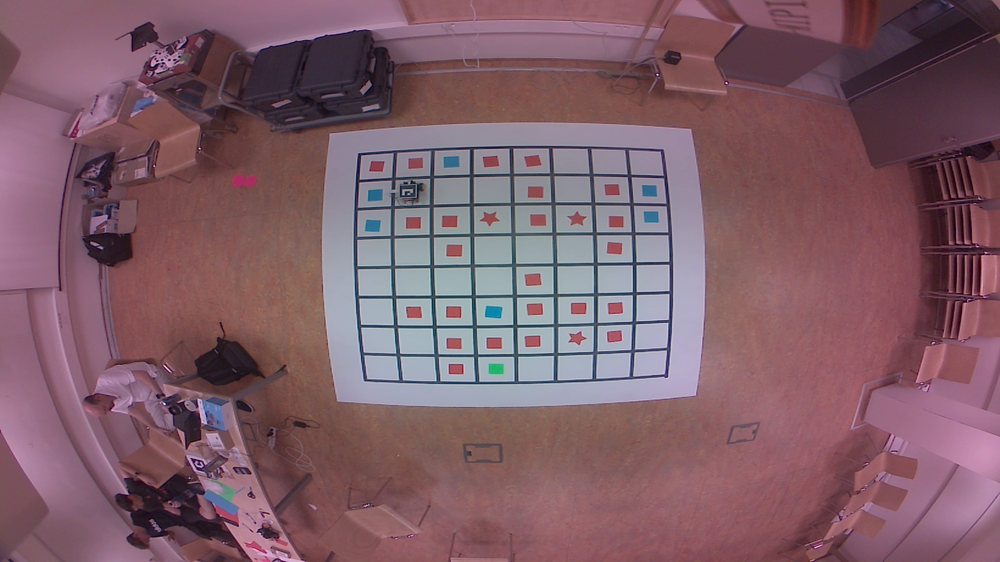
#> input picture assets/image (1).png, 1000 x 562 px, shrunk from 1920 x 1080 before the run; its folder holds only this picture in this run
$ python -i detect_playground.py   (imports and definitions only)
#> lines starting #> are read from the running program, lines starting #| are printed output that depends on the picture; after the words box and inside, x2 and y2 are one past the last pixel; in counts of white or black regions, pixels touching at a corner belong together

import cv2 as cv
import numpy as np
from matplotlib import pyplot as plt
import matplotlib
# [1 line not run here, left out]
import numpy as np
import load_frame
from log import log_true, log_false, log_warn

import math
from collections import defaultdict


def segment_by_angle_kmeans(lines, k=2, **kwargs):
    """Groups lines based on angle with k-means.

    Uses k-means on the coordinates of the angle on the unit circle
    to segment `k` angles inside `lines`.
    """

    # Define criteria = (type, max_iter, epsilon)
    default_criteria_type = cv.TERM_CRITERIA_EPS + cv.TERM_CRITERIA_MAX_ITER
    criteria = kwargs.get('criteria', (default_criteria_type, 10, 1.0))
    flags = kwargs.get('flags', cv.KMEANS_RANDOM_CENTERS)
    attempts = kwargs.get('attempts', 10)

    # returns angles in [0, pi] in radians
    angles = np.array([line[0][1] for line in lines])
    # multiply the angles by two and find coordinates of that angle
    pts = np.array([[np.cos(2*angle), np.sin(2*angle)]
                    for angle in angles], dtype=np.float32)

    # run kmeans on the coords
    labels, centers = cv.kmeans(pts, k, None, criteria, attempts, flags)[1:]
    labels = labels.reshape(-1)  # transpose to row vec

    # segment lines based on their kmeans label
    segmented = defaultdict(list)
    for i, line in enumerate(lines):
        segmented[labels[i]].append(line)
    segmented = list(segmented.values())
    return segmented

def intersection(line1, line2):
    """Finds the intersection of two lines given in Hesse normal form.

    Returns closest integer pixel locations.
    See https://stackoverflow.com/a/383527/5087436
    """
    rho1, theta1 = line1[0]
    rho2, theta2 = line2[0]
    A = np.array([
        [np.cos(theta1), np.sin(theta1)],
        [np.cos(theta2), np.sin(theta2)]
    ])
    b = np.array([[rho1], [rho2]])
    x0, y0 = np.linalg.solve(A, b)
    x0, y0 = int(np.round(x0)), int(np.round(y0))
    return [[x0, y0]]


def segmented_intersections(lines):
    """Finds the intersections between groups of lines."""

    intersections = []
    for i, group in enumerate(lines[:-1]):
        for next_group in lines[i+1:]:
            for line1 in group:
                for line2 in next_group:
                    intersections.append(intersection(line1, line2))

    return intersections


# [41 lines left out: function main, not called in this run]

#much better version using intersections and HoughLines, TODO: output type still not same as main()
def main2(image, verbose = False):
#> called with verbose = False
    image = cv.cvtColor(image, cv.COLOR_RGB2BGR)
#> image is the input picture: shape (562, 1000, 3); mean B, G, R 104.2, 93.9, 127.1
    gray = cv.cvtColor(image, cv.COLOR_BGR2GRAY)
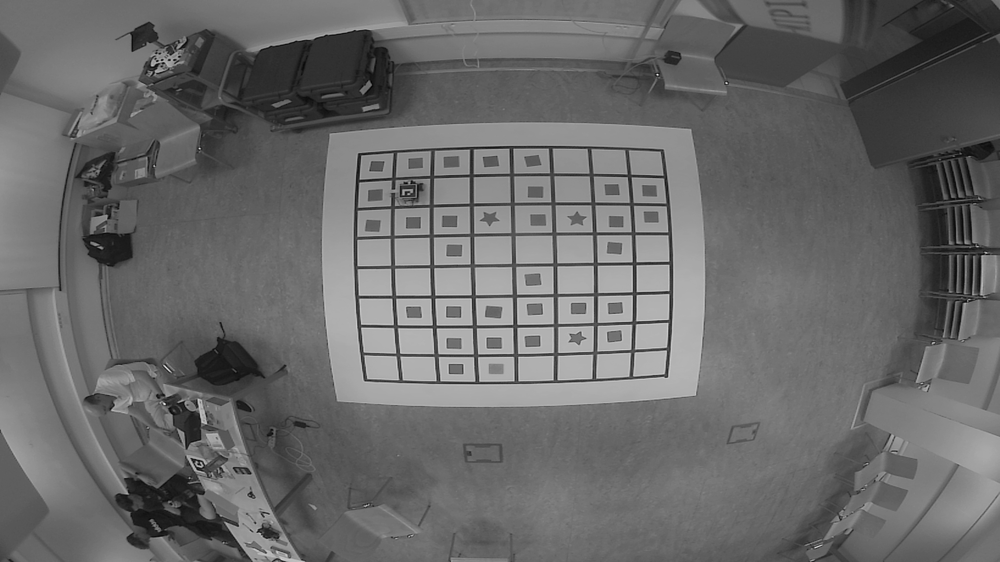
#> gray: shape (562, 1000); min 4, max 242, mean 105
    gray = cv.GaussianBlur(gray,(7,7),0)

    thresh = cv.adaptiveThreshold(gray,255,cv.ADAPTIVE_THRESH_GAUSSIAN_C, cv.THRESH_BINARY,11,2)
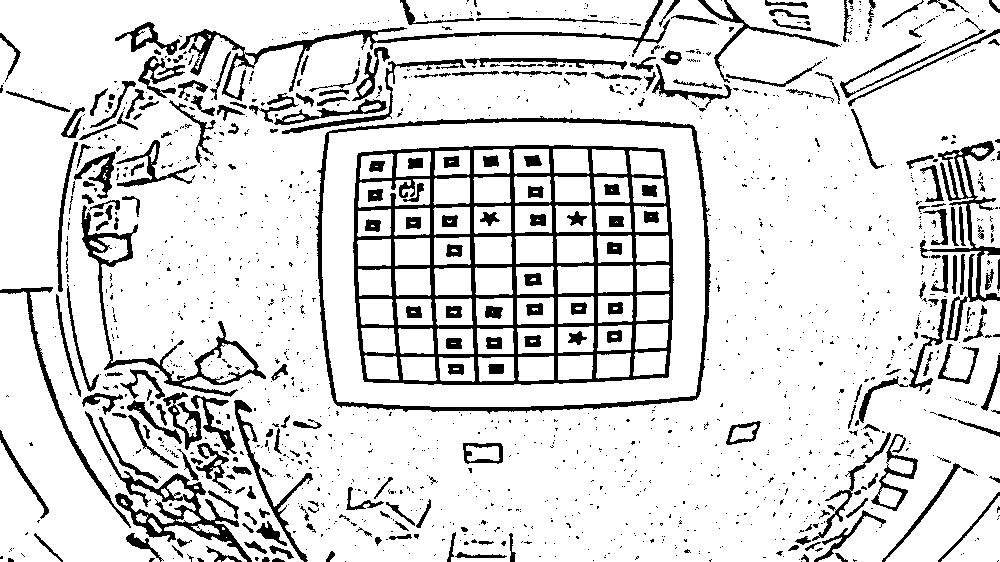
#> thresh: shape (562, 1000); 85.7% white; 1460 black regions (1198 under 20 px), largest, box (x1, y1, x2, y2) and area: (353, 145, 674, 385) 17958, (315, 116, 711, 414) 5198, (179, 0, 670, 101) 3207
    kernel = np.ones((5,5),np.float32)/25
    thresh_blur = cv.filter2D(thresh,-1,kernel)
    canny = cv.Canny(thresh_blur, 50, 150)
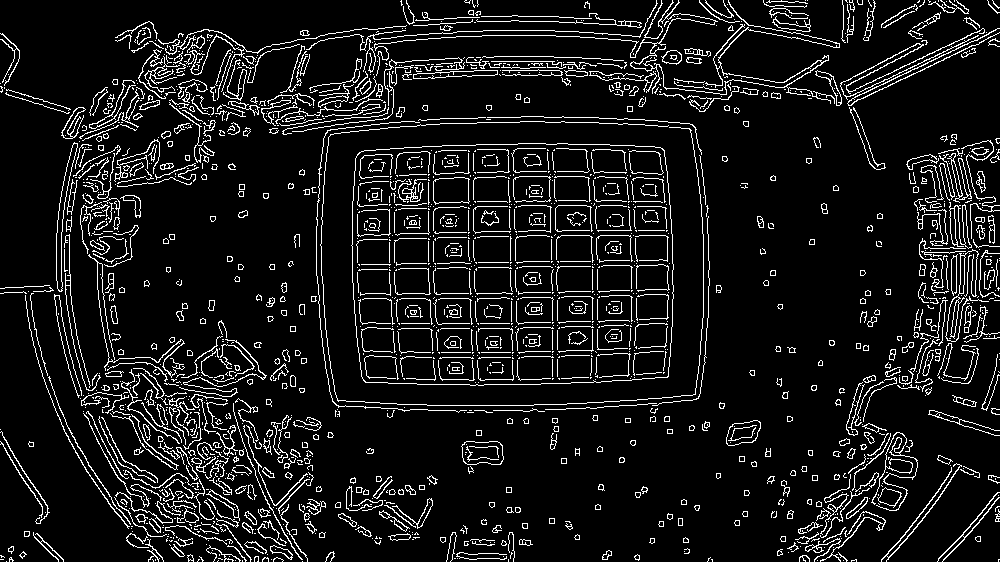
#> canny: shape (562, 1000); 9.3% white in thin lines or dots

    test_image = np.zeros(image.shape)
    out_image = np.zeros(image.shape[:2])

    lines = cv.HoughLines(canny, 1, np.pi / 180, 150, None, 0, 0)
#> lines = 269 rows, first 8: [95, 1.52], [271, 1.55], [102, 1.61], [301, 1.55], [379, 1.57], [462, 1.12], [452, 1.13], [306, 1.55]

    segmented = segment_by_angle_kmeans(lines)
#> in segment_by_angle_kmeans, `angles = np.array([line[0][1] for line in lines])`: angles = 269 values, max 3.12 at index 268, min 0.785 at index 83, mean 1.42
#> in segment_by_angle_kmeans, `pts = np.array([[np.cos(2*angle), np.sin(2*angle)] for angle in angles..`: pts = 269 pairs, first value -1 to 0.999, second value -0.914 to 1
#> in segment_by_angle_kmeans, `labels, centers = cv.kmeans(pts, k, None, criteria, attempts, flags)[1:]`: labels = 269 values, max 1 at index 0, min 0 at index 5, mean 0.729; centers = [[-0.401, 0.848], [-0.969, 0.02]]
#> the loop in segment_by_angle_kmeans, `for i, line in enumerate(lines):` made 269 passes
#> segmented = 2 items
    intersections = segmented_intersections(segmented)
#> the loop in segmented_intersections, `for i, group in enumerate(lines[:-1]):` made 1 pass

    if lines is not None:
        for i in range(0, len(lines)):
            rho = lines[i][0][0]
            theta = lines[i][0][1]
            a = math.cos(theta)
            b = math.sin(theta)
            x0 = a * rho
            y0 = b * rho
            pt1 = (int(x0 + 1000*(-b)), int(y0 + 1000*(a)))
            pt2 = (int(x0 - 1000*(-b)), int(y0 - 1000*(a)))
            cv.line(test_image, pt1, pt2, (0,0,255), 3, cv.LINE_AA)
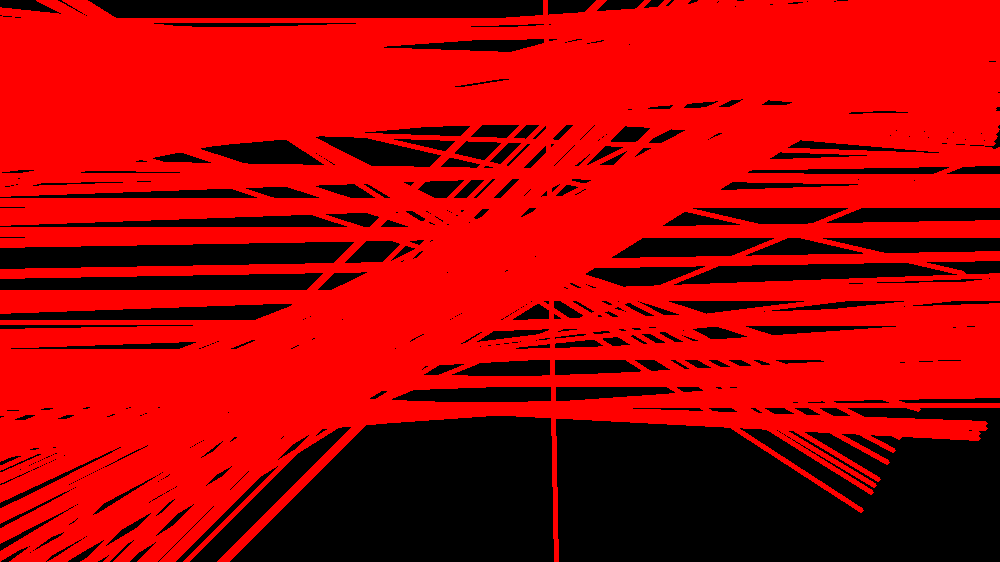
#> test_image: shape (562, 1000, 3) float64; mean of channels 0, 1, 2 0, 0, 175.1; drawn as B, G, R

    for intersec in intersections:
        #cv.drawMarker(test_image, intersec[0], (0, 255, 0), cv.MARKER_CROSS, 15, 5)
        cv.circle(out_image, intersec[0], 7, (255, 255, 255), -1)
#> this loop made 14308 passes
#> intersec on passes 1 to 3: [[962, 45]], [[975, 44]], [[964, 45]]
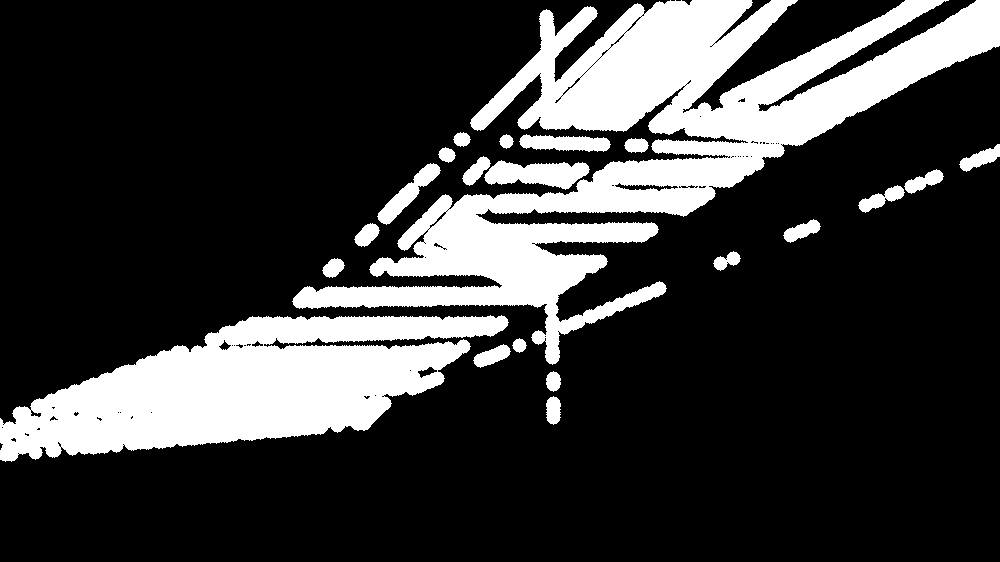
#> out_image: shape (562, 1000) float64; 22.2% white; 21 white regions, largest, box (x1, y1, x2, y2) and area: (292, 0, 1000, 365) 73816, (0, 315, 509, 462) 41144, (484, 160, 590, 190) 2008

    out_image = out_image.astype('uint8')
    contours, hierarchy = cv.findContours(out_image, cv.RETR_TREE, cv.CHAIN_APPROX_SIMPLE)
    cv.drawContours(test_image, contours, -1, (0,255,0), 3)
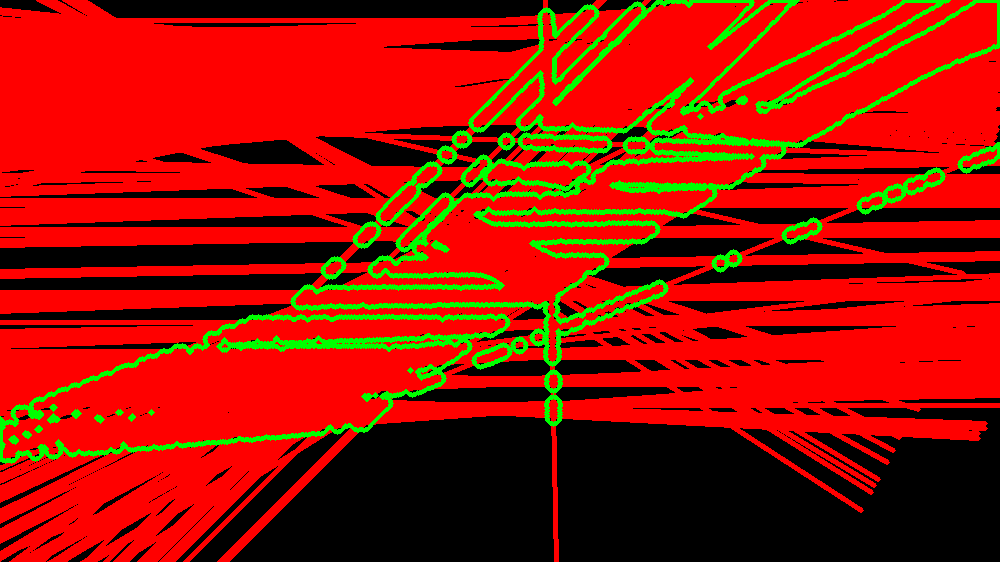
#> test_image: shape (562, 1000, 3) float64; mean of channels 0, 1, 2 0, 19.1, 158.5; drawn as B, G, R

    centers = []

    for c in contours:
        # compute the center of the contour
        M = cv.moments(c)
        cX = int(M["m10"] / M["m00"])
        cY = int(M["m01"] / M["m00"])
        # draw the contour and center of the shape on the image
        cv.circle(test_image, (cX, cY), 7, (255, 255, 255), -1)
        cv.putText(test_image, "center", (cX - 20, cY - 20),
            cv.FONT_HERSHEY_SIMPLEX, 0.5, (255, 255, 255), 2)

        centers.append([cX, cY])
#> this loop made 142 passes
#> c on passes 6, 7, 12, 13, 17, 18, 19, 25, 26, 29, 30, 37: [[17, 453], [18, 452], [19, 453], [18, 454]], [[122, 444], [123, 443], [124, 444], [123, 445]], [[1, 427], [2, 426], [3, 427], [2, 428]], [[2, 424], [3, 423], [4, 424], [3, 425]], [[150, 412], [151, 411], [152, 412], [151, 413]], [[119, 412], [120, 411], [121, 412], [120, 413]], [[117, 412], [118, 411], [119, 412], [118, 413]], [[374, 395], [375, 394], [376, 395], [375, 396]], [[409, 370], [410, 369], [411, 370], [410, 371]], [[233, 345], [234, 344], [235, 345], [234, 346]], [[231, 345], [232, 344], [233, 345], [232, 346]], [[726, 262], [727, 261], [728, 262], [727, 263]]
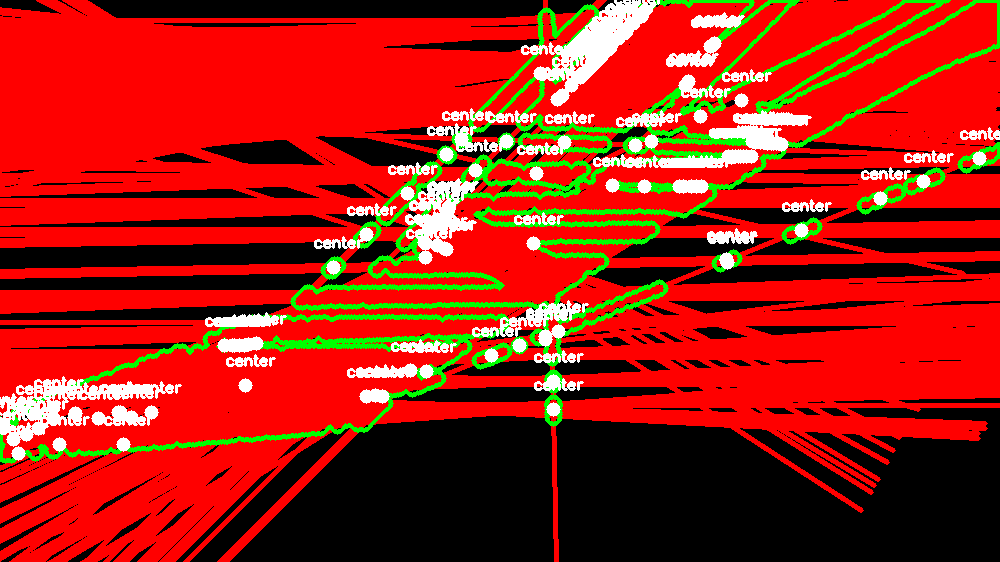
#> test_image: shape (562, 1000, 3) float64; mean of channels 0, 1, 2 16, 30.7, 164.2; drawn as B, G, R

    cv.imshow("img", thresh)
    cv.imshow("lines", test_image)
    cv.imshow("out", out_image)
    cv.waitKey(0)

    return centers, test_image

# [3 lines not run here, left out]

>>> import cv2
>>> picture = cv2.cvtColor(cv2.imread('../assets/image (1).png'), cv2.COLOR_BGR2RGB)
>>> result = main2(picture)
